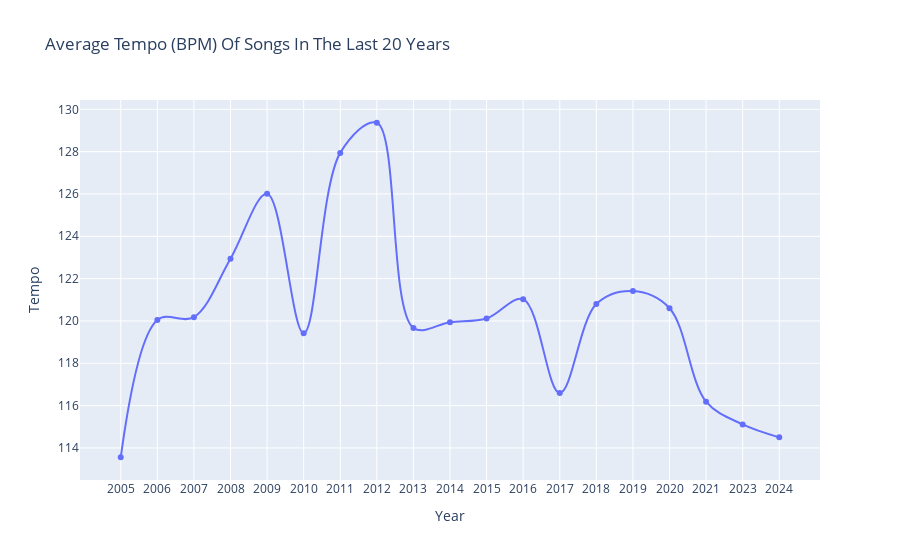

The cell this chart's notebook holds for it:
### Code cell
import plotly.express as px

df_grouped = df_grouped.sort_values(by="Year")

# Line Chart
fig_line = px.line(df_grouped, x="Year", y="Tempo", 
                   title="Average Tempo (BPM) Of Songs In The Last 20 Years",
                   markers=True, line_shape="spline")


fig_line.update_xaxes(type='category')

fig_line.show()

### Figure 1 — Plotly figure (JSON) as saved in the notebook; plotly's stock layout.template omitted (floating-point values rounded to 4 significant figures)
{"data": [{"hovertemplate": "Year=%{x}<br>Tempo=%{y}<extra></extra>", "legendgroup": "", "line": {"color": "#636efa", "dash": "solid", "shape": "spline"}, "marker": {"symbol": "circle"}, "mode": "lines+markers", "name": "", "orientation": "v", "showlegend": false, "type": "scatter", "x": [2005, 2006, 2007, 2008, 2009, 2010, 2011, 2012, 2013, 2014, 2015, 2016, 2017, 2018, 2019, 2020, 2021, 2023, 2024], "xaxis": "x", "y": [113.6, 120.0, 120.2, 122.9, 126.0, 119.4, 127.9, 129.4, 119.7, 119.9, 120.1, 121.0, 116.6, 120.8, 121.4, 120.6, 116.2, 115.1, 114.5], "yaxis": "y"}], "layout": {"legend": {"tracegroupgap": 0}, "title": {"text": "Average Tempo (BPM) Of Songs In The Last 20 Years"}, "xaxis": {"anchor": "y", "domain": [0, 1], "title": {"text": "Year"}, "type": "category"}, "yaxis": {"anchor": "x", "domain": [0, 1], "title": {"text": "Tempo"}}}}
